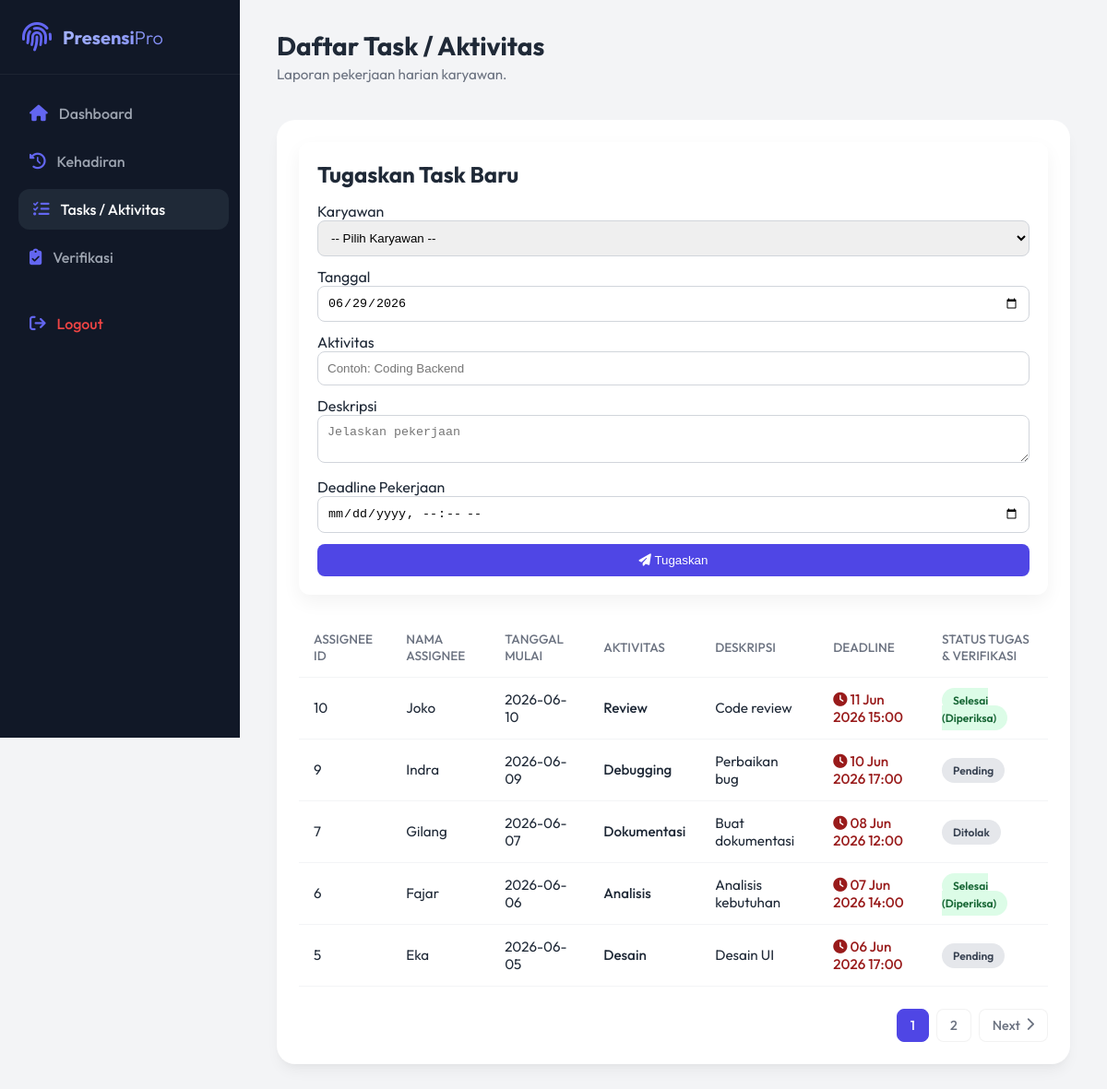
/tasks/index.php (signed in), run on the app's committed database.
### tables this page shows
CREATE TABLE `verifications` (
  `id` int(11) NOT NULL,
  `status` enum('Pending','Disetujui','Ditolak') DEFAULT NULL,
  `catatan` varchar(500) DEFAULT NULL,
  `tanggal_approval` datetime DEFAULT NULL,
  `tasks_idtasks` int(11) DEFAULT NULL,
  `users_id` int(11) DEFAULT NULL
);

CREATE TABLE `tasks` (
  `id` int(11) NOT NULL,
  `tanggal` date NOT NULL,
  `aktivitas` varchar(255) DEFAULT NULL,
  `deskripsi` varchar(500) DEFAULT NULL,
  `file_lampiran` varchar(255) DEFAULT NULL,
  `file_hash` varchar(64) DEFAULT NULL COMMENT 'SHA-256 Hash dari file aslinya',
  `latitude` decimal(10,8) DEFAULT NULL COMMENT 'Lokasi garis lintang (latitude) pengumpulan',
  `longitude` decimal(11,8) DEFAULT NULL COMMENT 'Lokasi garis bujur (longitude) pengumpulan',
  `submitted_at` datetime DEFAULT NULL COMMENT 'Tanggal & Jam saat tugas di-submit/dikumpulkan',
  `deadline` datetime DEFAULT NULL,
  `status` enum('Pending','Proses','Selesai') DEFAULT 'Pending',
  `creator_id` int(11) DEFAULT NULL,
  `assignee_id` int(11) DEFAULT NULL
);

CREATE TABLE `users` (
  `id` int(11) NOT NULL,
  `nama` varchar(100) NOT NULL,
  `email` varchar(100) NOT NULL,
  `password` varchar(255) NOT NULL,
  `divisi` enum('IT','HR','Finance','Marketing','Operasional') NOT NULL,
  `status` enum('Aktif','Nonaktif') DEFAULT 'Aktif',
  `tipe_users_id` int(11) DEFAULT NULL
);

### models/User.php (called while the page is built, shortened)
<?php
class User {
    private $conn;
    private $table_name = "users";
    public function __construct($db) {
        $this->conn = $db;
    }
    public function getSubordinates($powerLevel) {
        $query = "SELECT u.id, u.nama, t.nama AS role_name FROM " . $this->table_name . " u "
            . "LEFT JOIN tipe_users t ON u.tipe_users_id = t.id "
            . "WHERE (6 - u.tipe_users_id) < :power_level "
            . "ORDER BY (6 - u.tipe_users_id) DESC, u.nama ASC";
        $stmt = $this->conn->prepare($query);
        $stmt->bindParam(':power_level', $powerLevel, PDO::PARAM_INT);
        $stmt->execute();
        return $stmt;
    }
}
?>

### models/Task.php (called while the page is built, shortened)
<?php
class Task
{
    private $conn;
    private $table_name = "tasks";
    public function __construct($db)
    {
        $this->conn = $db;
    }
    public function readPaging($from_record_num, $records_per_page, $powerLevel = null, $currentUserId = null)
    {
        $query = "SELECT t.*, u.nama AS user_name, v.status AS verification_status
            FROM " . $this->table_name . " t "
            . "LEFT JOIN users u ON t.assignee_id = u.id "
            . "LEFT JOIN verifications v ON v.tasks_idtasks = t.id ";
        if ($powerLevel !== null && $currentUserId !== null) {
            $query .= "WHERE t.assignee_id = :current_user OR t.creator_id = :current_user OR (6 - u.tipe_users_id) < :power_level ";
        }
        $query .= "ORDER BY t.id DESC LIMIT :from, :limit";
        $stmt = $this->conn->prepare($query);
        if ($powerLevel !== null && $currentUserId !== null) {
            $stmt->bindParam(':current_user', $currentUserId, PDO::PARAM_INT);
            $stmt->bindParam(':power_level', $powerLevel, PDO::PARAM_INT);
        }
        $stmt->bindParam(':from', $from_record_num, PDO::PARAM_INT);
        $stmt->bindParam(':limit', $records_per_page, PDO::PARAM_INT);
        $stmt->execute();
        return $stmt;
    }
    public function count($powerLevel = null, $currentUserId = null)
    {
        $query = "SELECT COUNT(*) as total_row FROM " . $this->table_name . " t LEFT JOIN users u ON t.assignee_id = u.id";
        if ($powerLevel !== null && $currentUserId !== null) {
            $query .= " WHERE t.assignee_id = :current_user OR t.creator_id = :current_user OR (6 - u.tipe_users_id) < :power_level";
        }
        $stmt = $this->conn->prepare($query);
        if ($powerLevel !== null && $currentUserId !== null) {
            $stmt->bindParam(':current_user', $currentUserId, PDO::PARAM_INT);
            $stmt->bindParam(':power_level', $powerLevel, PDO::PARAM_INT);
        }
        $stmt->execute();
        $row = $stmt->fetch(PDO::FETCH_ASSOC);
        return $row['total_row'];
    }
}
?>

### tasks/index.php (the view, shortened to what this page needs)
<?php
require_once '../models/Task.php';
require_once '../models/User.php';
$database = new Database();
$db = $database->getConnection();
$task = new Task($db);
$userPowerLevel = $_SESSION['power_level'] ?? 1;
$currentUserId = $_SESSION['user_id'];
$page = isset($_GET['page']) ? (int) $_GET['page'] : 1;
$records_per_page = 5;
$from_record_num = ($records_per_page * $page) - $records_per_page;
$filterPowerLevel = ($userPowerLevel < 5) ? $userPowerLevel : null;
$filterUserId = ($userPowerLevel < 5) ? $currentUserId : null;
$stmt = $task->readPaging($from_record_num, $records_per_page, $filterPowerLevel, $filterUserId);
$total_rows = $task->count($filterPowerLevel, $filterUserId);
$total_pages = ceil($total_rows / $records_per_page);
?>
<!DOCTYPE html>
<html lang="id">
<head>
    <link rel="stylesheet" href="https://cdnjs.cloudflare.com/ajax/libs/font-awesome/6.4.0/css/all.min.css">
    <link rel="stylesheet" href="../assets/css/style.css">
</head>
<body>
    <aside class="sidebar">
        <div class="sidebar-header">
            <i class="fa-solid fa-fingerprint fa-2x" style="color: var(--primary-light);"></i>
            <h2>Presensi<span style="color: white; font-weight: 300;">Pro</span></h2>
        </div>
        <ul class="nav-links">
            <li><a href="../index.php"><i class="fa-solid fa-house"></i> Dashboard</a></li>
            <li><a href="../kehadiran/index.php"><i class="fa-solid fa-clock-rotate-left"></i> Kehadiran</a></li>
            <li><a href="index.php" class="active"><i class="fa-solid fa-list-check"></i> Tasks / Aktivitas</a></li>
            <?php if (isset($_SESSION['power_level']) && $_SESSION['power_level'] > 1): ?>
                <li><a href="../verification/index.php"><i class="fa-solid fa-clipboard-check"></i> Verifikasi</a></li>
            <?php endif; ?>
            <li style="margin-top: auto; padding-top: 20px;">
                <a href="../logout.php" style="color: #ef4444;">
                    <i class="fa-solid fa-arrow-right-from-bracket"></i> Logout
                </a>
            </li>
        </ul>
    </aside>
    <main class="main-content">
        <header class="top-header">
            <div class="welcome-msg">
                <h1>Daftar Task / Aktivitas</h1>
                <p>Laporan pekerjaan harian karyawan.</p>
            </div>
        </header>
        <div class="section-card">
            <?php if ($userPowerLevel > 1): ?>
                <div
                    style="margin-bottom: 25px; padding: 20px; background: white; border-radius: 12px; box-shadow: 0 8px 20px rgba(0,0,0,0.05);">
                    <h2 style="margin-bottom: 15px;">Tugaskan Task Baru</h2>
                    <form method="POST" style="display: grid; gap: 12px;">
                        <div>
                            <label>Karyawan</label>
                            <select name="assignee_id" required style="width: 100%; padding: 10px; border: 1px solid #d1d5db; border-radius: 8px;">
                                <option value="">-- Pilih Karyawan --</option>
                            </select>
                        </div>
                        <div>
                            <label>Tanggal</label>
                            <input type="date" name="tanggal" value="<?php echo date('Y-m-d'); ?>" required
                                style="width: 100%; padding: 10px; border: 1px solid #d1d5db; border-radius: 8px;">
                        </div>
                        <div>
                            <label>Aktivitas</label>
                            <input type="text" name="aktivitas" placeholder="Contoh: Coding Backend" required
                                style="width: 100%; padding: 10px; border: 1px solid #d1d5db; border-radius: 8px;">
                        </div>
                        <div>
                            <label>Deskripsi</label>
                            <textarea name="deskripsi" placeholder="Jelaskan pekerjaan" required
                                style="width: 100%; padding: 10px; border: 1px solid #d1d5db; border-radius: 8px;"></textarea>
                        </div>
                        <div>
                            <label>Deadline Pekerjaan</label>
                            <input type="datetime-local" name="deadline" required
                                style="width: 100%; padding: 10px; border: 1px solid #d1d5db; border-radius: 8px;">
                        </div>
                        <button type="submit"
                            style="padding: 10px 16px; background: var(--primary); color: white; border: none; border-radius: 8px; cursor: pointer;">
                            <i class="fa-solid fa-paper-plane"></i> Tugaskan
                        </button>
                    </form>
                </div>
            <?php endif; ?>
            <div class="table-responsive">
                <table>
                    <thead>
                        <tr>
                            <th>ASSIGNEE ID</th>
                            <th>NAMA ASSIGNEE</th>
                            <th>TANGGAL MULAI</th>
                            <th>AKTIVITAS</th>
                            <th>DESKRIPSI</th>
                            <th>DEADLINE</th>
                            <th>STATUS TUGAS & VERIFIKASI</th>
                        </tr>
                    </thead>
                    <tbody>
                        <?php while ($row = $stmt->fetch(PDO::FETCH_ASSOC)): ?>
                            <tr>
                                <td><?php echo htmlspecialchars($row['assignee_id']); ?></td>
                                <td><?php echo htmlspecialchars($row['user_name'] ?? '-'); ?></td>
                                <td><?php echo htmlspecialchars($row['tanggal']); ?></td>
                                <td>
                                    <span style="font-weight: 500;">
                                        <?php echo htmlspecialchars($row['aktivitas']); ?>
                                    </span>
                                </td>
                                <td><?php echo htmlspecialchars($row['deskripsi']); ?></td>
                                <td style="color: #991b1b; font-weight: 500;"><i class="fa-solid fa-clock"></i> <?php echo date('d M Y H:i', strtotime($row['deadline'])); ?></td>
                                <td>
                                    <?php if ($row['status'] == 'Selesai'): ?>
                                        <span class="status-badge" style="background:#dcfce7; color:#166534;">
                                            Selesai (Diperiksa)
                                        </span>
                                    <?php elseif ($row['verification_status']): ?>
                                        <span class="status-badge" style="background:#e5e7eb; color:#374151;">
                                            <?php echo htmlspecialchars($row['verification_status']); ?>
                                        </span>
                                    <?php else: ?>
                                        <span class="status-badge" style="background:#fee2e2; color:#991b1b;">Belum Diajukan</span>
                                    <?php endif; ?>
                                </td>
                            </tr>
                        <?php endwhile; ?>
                    </tbody>
                </table>
            </div>
            <?php if ($total_pages > 1): ?>
                <div class="pagination">
                    <?php for ($i = 1; $i <= $total_pages; $i++): ?>
                        <a href="?page=<?php echo $i; ?>" class="page-link <?php echo $i == $page ? 'active' : ''; ?>">
                            <?php echo $i; ?>
                        </a>
                    <?php endfor; ?>
                    <?php if ($page < $total_pages): ?>
                        <a href="?page=<?php echo $page + 1; ?>" class="page-link">
                            Next <i class="fa-solid fa-chevron-right"></i>
                        </a>
                    <?php endif; ?>
                </div>
            <?php endif; ?>
        </div>
    </main>
</body>
</html>

### assets/css/style.css (style rules this page uses)
:root { --primary: #4f46e5; --primary-light: #6366f1; --secondary: #10b981; --background: #f3f4f6; --surface: #ffffff; --text-main: #1f2937; --text-muted: #6b7280; --sidebar-bg: #111827; --sidebar-text: #9ca3af; --sidebar-hover: #1f2937; --card-shadow: 0 10px 15px -3px rgba(0, 0, 0, 0.05), 0 4px 6px -2px rgba(0, 0, 0, 0.025); --transition: all 0.3s cubic-bezier(0.4, 0, 0.2, 1); }
* { margin: 0; padding: 0; box-sizing: border-box; }
body { font-family: "Outfit", sans-serif; background-color: var(--background); color: var(--text-main); display: flex; min-height: 100vh; overflow-x: hidden; }
.sidebar { width: 260px; background-color: var(--sidebar-bg); color: white; display: flex; flex-direction: column; transition: var(--transition); position: fixed; height: 100vh; z-index: 50; }
.sidebar-header { padding: 24px; display: flex; align-items: center; gap: 12px; border-bottom: 1px solid rgba(255, 255, 255, 0.05); }
.sidebar-header h2 { font-size: 1.25rem; font-weight: 700; background: linear-gradient(135deg, #a5b4fc, #818cf8); background-clip: text; -webkit-background-clip: text; -webkit-text-fill-color: transparent; }
.nav-links { list-style: none; padding: 20px 0; flex: 1; }
.nav-links li { padding: 0 16px; margin-bottom: 8px; }
.nav-links a { display: flex; align-items: center; gap: 12px; color: var(--sidebar-text); text-decoration: none; padding: 12px 16px; border-radius: 12px; font-weight: 500; transition: var(--transition); }
.nav-links a:hover, .nav-links a.active { background-color: var(--sidebar-hover); color: white; transform: translateX(4px); }
.nav-links a i { font-size: 1.1rem; color: var(--primary-light); }
.main-content { flex: 1; margin-left: 260px; padding: 32px 40px; transition: var(--transition); }
.top-header { display: flex; justify-content: space-between; align-items: center; margin-bottom: 40px; }
.welcome-msg h1 { font-size: 1.75rem; font-weight: 700; color: var(--text-main); margin-bottom: 4px; }
.welcome-msg p { color: var(--text-muted); font-size: 0.95rem; }
.section-card { background: var(--surface); border-radius: 20px; padding: 24px; box-shadow: var(--card-shadow); }
table { width: 100%; border-collapse: collapse; }
th, td { padding: 14px 16px; text-align: left; border-bottom: 1px solid #f3f4f6; }
th { color: var(--text-muted); font-weight: 500; font-size: 0.85rem; text-transform: uppercase; }
td { font-size: 0.95rem; color: var(--text-main); }
.status-badge { padding: 6px 12px; border-radius: 20px; font-size: 0.75rem; font-weight: 600; }
.pagination { display: flex; justify-content: flex-end; align-items: center; gap: 8px; margin-top: 24px; }
.page-link { display: inline-flex; align-items: center; justify-content: center; gap: 6px; padding: 8px 14px; background: var(--surface); border: 1px solid rgba(0, 0, 0, 0.05); border-radius: 8px; color: var(--text-muted); text-decoration: none; font-size: 0.9rem; font-weight: 500; transition: var(--transition); }
.page-link.active { background: var(--primary); color: white; border-color: var(--primary); }

### data on the page
verifications: tasks_idtasks.assignee_id "10", users.nama "Joko", tasks_idtasks.tanggal "2026-06-10", tasks_idtasks.aktivitas "Review", tasks_idtasks.deskripsi "Code review", tasks_idtasks.deadline "11 Jun 2026 15:00", shows "Selesai (Diperiksa)"
verifications: tasks_idtasks.assignee_id "9", users.nama "Indra", tasks_idtasks.tanggal "2026-06-09", tasks_idtasks.aktivitas "Debugging", tasks_idtasks.deskripsi "Perbaikan bug", tasks_idtasks.deadline "10 Jun 2026 17:00", status "Pending"
verifications: tasks_idtasks.assignee_id "7", users.nama "Gilang", tasks_idtasks.tanggal "2026-06-07", tasks_idtasks.aktivitas "Dokumentasi", tasks_idtasks.deskripsi "Buat dokumentasi", tasks_idtasks.deadline "08 Jun 2026 12:00", status "Ditolak"
verifications: tasks_idtasks.assignee_id "6", users.nama "Fajar", tasks_idtasks.tanggal "2026-06-06", tasks_idtasks.aktivitas "Analisis", tasks_idtasks.deskripsi "Analisis kebutuhan", tasks_idtasks.deadline "07 Jun 2026 14:00", shows "Selesai (Diperiksa)"
verifications: tasks_idtasks.assignee_id "5", users.nama "Eka", tasks_idtasks.tanggal "2026-06-05", tasks_idtasks.aktivitas "Desain", tasks_idtasks.deskripsi "Desain UI", tasks_idtasks.deadline "06 Jun 2026 17:00", status "Pending"
